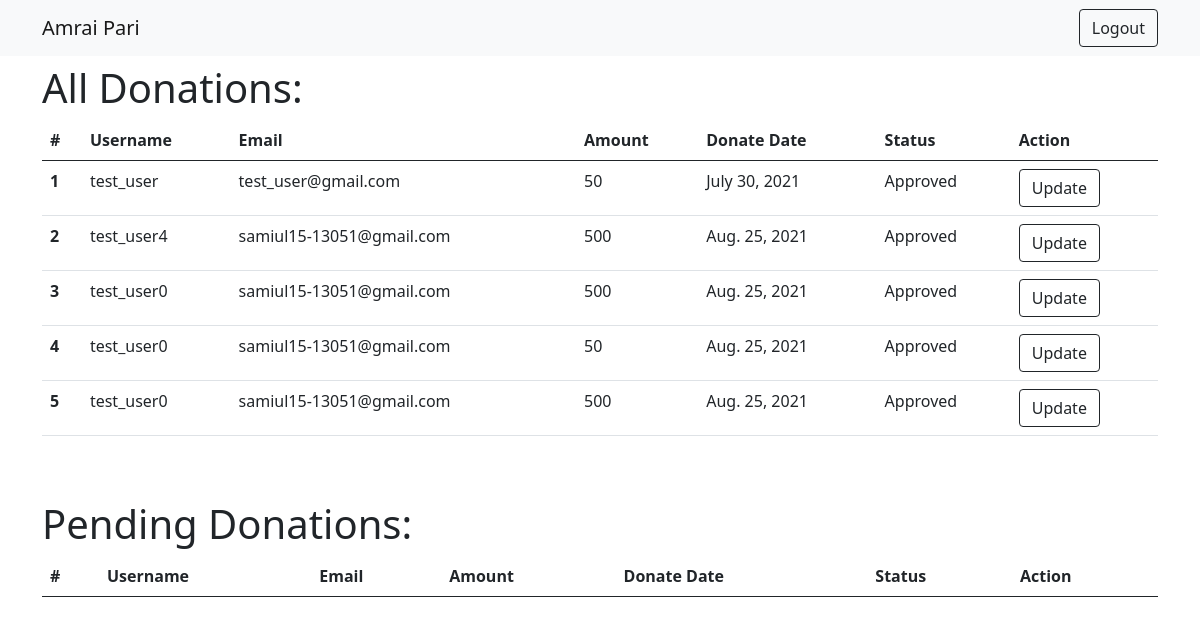
The app's page /events/all-donations/ with its own data.
### events/models.py (models this page shows)
class Donate(models.Model):
    doner = models.ForeignKey(User, on_delete=models.CASCADE)
    event = models.ForeignKey(Event, on_delete=models.CASCADE)
    amount = models.IntegerField()
    PAYMENT = [
        ('bkash', 'Bkash'),
        ('roket', 'Roket'),
        ('nagad', 'Nagad'),
    ]
    method = models.CharField(max_length=50, choices=PAYMENT, default='Bkash')
    mobile_no = models.IntegerField()
    transid = models.CharField(max_length=50)
    date_donated = models.DateField(auto_now_add=True)
    APPROVED = [
        ('no', 'No'),
        ('yes', 'Yes'),
    ]
    isapproved = models.CharField(max_length=25, choices=APPROVED, default='no')

### events/views.py (the view)
# urls.py: path('all-donations/', AllDonations.as_view(), name="all-donations"),
class AllDonations(ListView):
    context_object_name = 'donates'
    model = models.Donate
    template_name = 'events/all_donations.html'
    success_url = reverse_lazy('events')

### templates/events/all_donations.html (shortened to what this page needs)
{% extends 'dashboard/bs.html' %}
{% block content %}
    <h1>All Donations:</h1>
    <table class="table">
        <thead>
        <tr>
            <th scope="col">#</th>
            <th scope="col">Username</th>
            <th scope="col">Email</th>
            <th scope="col">Amount</th>
            <th scope="col">Donate Date</th>
            <th scope="col">Status</th>
            <th scope="col">Action</th>
        </tr>
        </thead>
        <tbody>
        {% for donate in donates %}
            {% if donate.isapproved == 'yes' %}
                <tr>
                    <th scope="row">{{ forloop.counter }}</th>
                    <td>{{ donate.doner }}</td>
                    <td>{{ donate.doner.email }}</td>
                    <td>{{ donate.amount }}</td>
                    <td>{{ donate.date_donated }}</td>
                    <td>Approved</td>
                    <td><a href="{% url 'update-donation' donate.id %}" class="btn btn-outline-dark">Update</a></td>
                </tr>
            {% endif %}
        {% endfor %}
        </tbody>
    </table>
    <br><br>
    <h1>Pending Donations:</h1>
    <table class="table">
        <thead>
        <tr>
            <th scope="col">#</th>
            <th scope="col">Username</th>
            <th scope="col">Email</th>
            <th scope="col">Amount</th>
            <th scope="col">Donate Date</th>
            <th scope="col">Status</th>
            <th scope="col">Action</th>
        </tr>
        </thead>
    </table>
{% endblock %}

### templates/dashboard/bs.html (shortened to what this page needs)
<!doctype html>
<html lang="en">
<head>
    <link href="https://cdn.jsdelivr.net/npm/bootstrap@5.0.1/dist/css/bootstrap.min.css" rel="stylesheet"
>
<link rel="stylesheet" href="https://use.fontawesome.com/releases/v5.15.4/css/all.css">
</head>
<body>
{% include 'dashboard/nav.html' %}
<div class="container">
<div class="mt-2">
    {% block content %}
    {% endblock %}
</div>
</div>
</body>
</html>

### templates/dashboard/nav.html (shortened to what this page needs)
<nav class="navbar navbar-expand-lg navbar-light bg-light">
    <div class="container">
        <a class="navbar-brand" href="{% url 'dashboard' %}">Amrai Pari</a>
        <div class="collapse navbar-collapse" id="navbarSupportedContent">
            <a class="btn btn-outline-dark" href="{% url 'logout' %}" id="nav-link">Logout</a>
        </div>
    </div>
</nav>

### records on screen
Donate: doner "test_user", doner.email "test_user@gmail.com", amount "50", date_donated "July 30, 2021"
Donate: doner "test_user4", doner.email "samiul15-13051@gmail.com", amount "500", date_donated "Aug. 25, 2021"
Donate: doner "test_user0", doner.email "samiul15-13051@gmail.com", amount "500", date_donated "Aug. 25, 2021"
Donate: doner "test_user0", doner.email "samiul15-13051@gmail.com", amount "50", date_donated "Aug. 25, 2021"
Donate: doner "test_user0", doner.email "samiul15-13051@gmail.com", amount "500", date_donated "Aug. 25, 2021"
